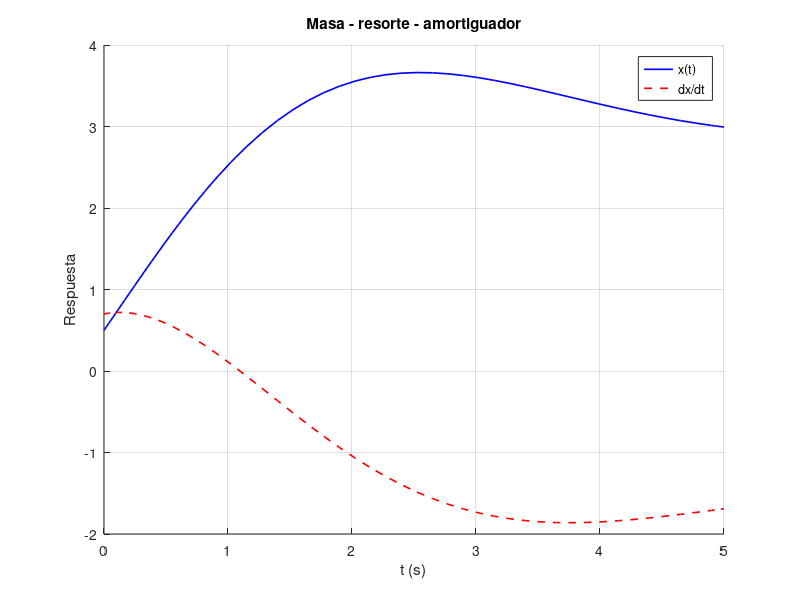

Source code (MATLAB):
% Modelos y Simulación
% Tema: Simulación recinto térmico
% Autor: Gianfranco Salomone
 
clc;
clear all;
clf;
 
% Inicialización de variables:
m = 1;
b = 1;
k = 1;
f0 = 1.5;

% Valores iniciales:
x_0 = 0.5;
dx_0 = 0.7;

z0 = [x_0; dx_0];

% Como `ode45` únicamente admite ecuaciones de primer orden,
% el modelo de estados es una buena elección:
A = [0   1; -k/m -b/m];
B = [1 ; 1/m];

u  = @(t) f0;
dX = @(t, X) A * X + B * u(t);


tfinal = 5;
tspan = [0 tfinal];
[t, Y] = ode45(dX, tspan, z0);

% Gráficas
hold on;
plot(t, Y(:,1), 'b-', 'LineWidth', 1.2);
plot(t, Y(:,2), 'r--', 'LineWidth', 1.2);
xlabel('t (s)'); ylabel('Respuesta');
legend('x(t)', 'dx/dt', 'Location','Best');
title('Masa - resorte - amortiguador');
grid on;
hold off;
